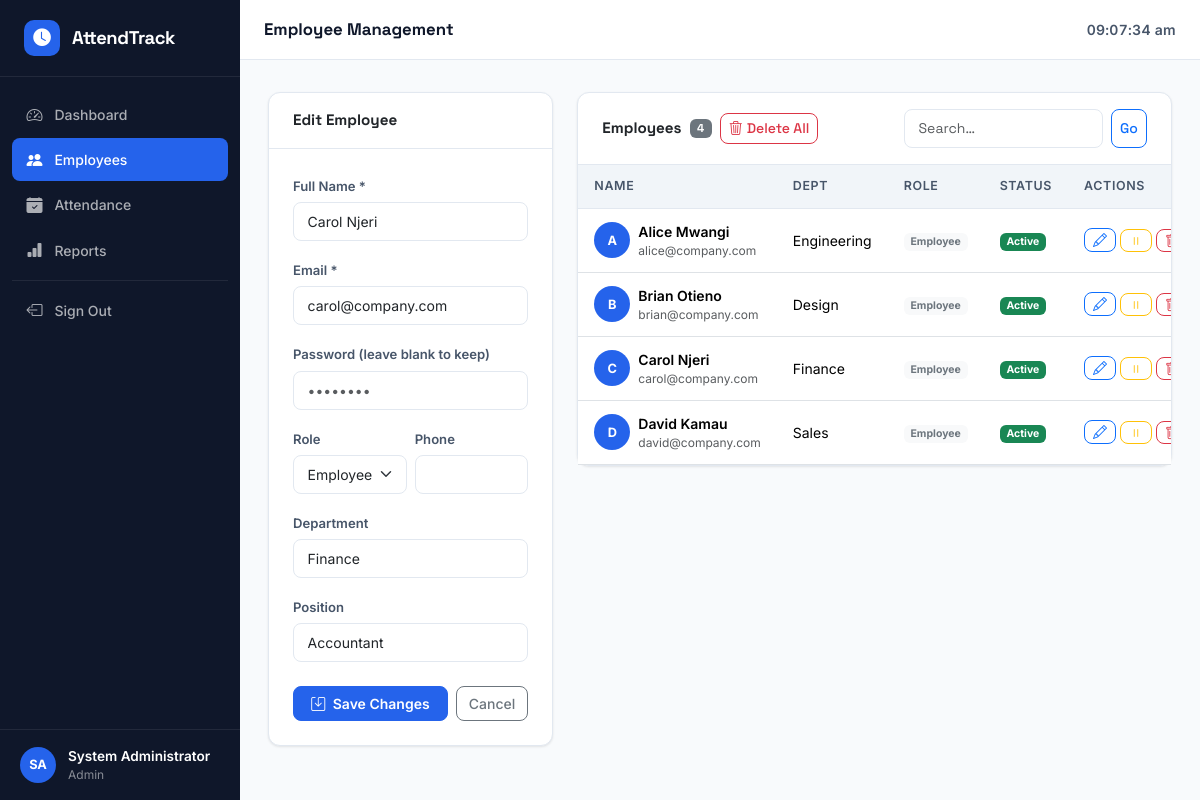
The page /admin/employees.php?edit=4 (signed in) on the database its author committed.
### tables this page shows
CREATE TABLE IF NOT EXISTS users (
  id          INT UNSIGNED AUTO_INCREMENT PRIMARY KEY,
  full_name   VARCHAR(120)  NOT NULL,
  email       VARCHAR(180)  NOT NULL UNIQUE,
  password    VARCHAR(255)  NOT NULL,
  role        ENUM('admin','employee') NOT NULL DEFAULT 'employee',
  department  VARCHAR(100)  DEFAULT NULL,
  position    VARCHAR(100)  DEFAULT NULL,
  phone       VARCHAR(30)   DEFAULT NULL,
  avatar      VARCHAR(255)  DEFAULT NULL,
  is_active   TINYINT(1)   NOT NULL DEFAULT 1,
  created_at  DATETIME     NOT NULL DEFAULT CURRENT_TIMESTAMP,
  updated_at  DATETIME     NOT NULL DEFAULT CURRENT_TIMESTAMP ON UPDATE CURRENT_TIMESTAMP
);

### includes/auth.php (called while the page is built, shortened)
<?php
require_once __DIR__ . '/db.php';
function is_logged_in(): bool {
    return !empty($_SESSION['logged_in']) && !empty($_SESSION['user_id']);
}
function current_user_id(): int {
    return (int)($_SESSION['user_id'] ?? 0);
}
function current_user(): array {
    $stmt = db_query(
        'SELECT id, full_name, email, role, department, position, avatar FROM users WHERE id = ? LIMIT 1',
        [current_user_id()]
    );
    return $stmt->fetch() ?: [];
}

### includes/db.php (called while the page is built, shortened)
<?php
class DB {
    private static ?PDO $instance = null;
    public static function get(): PDO {
        if (self::$instance === null) {
            $dsn = sprintf(
                'mysql:host=%s;port=%s;dbname=%s;charset=%s',
                DB_HOST, DB_PORT, DB_NAME, DB_CHARSET
            );
            $options = [
                PDO::ATTR_ERRMODE            => PDO::ERRMODE_EXCEPTION,
                PDO::ATTR_DEFAULT_FETCH_MODE => PDO::FETCH_ASSOC,
                PDO::ATTR_EMULATE_PREPARES   => false,
            ];
            try {
                self::$instance = new PDO($dsn, DB_USER, DB_PASS, $options);
            } catch (PDOException $e) {
                error_log('DB Connection failed: ' . $e->getMessage());
                die(json_encode(['error' => 'Database connection failed.']));
            }
        }
        return self::$instance;
    }
}
function db_query(string $sql, array $params = []): PDOStatement {
    $stmt = DB::get()->prepare($sql);
    $stmt->execute($params);
    return $stmt;
}

### admin/employees.php (the view, shortened to what this page needs)
<?php
require_once __DIR__ . '/../includes/auth.php';
$pageTitle = 'Employee Management';
$activeNav = 'emp';
$search    = trim($_GET['q'] ?? '');
$employees = db_query(
    "SELECT * FROM users WHERE role='employee' AND (full_name LIKE ? OR email LIKE ? OR department LIKE ?) ORDER BY full_name",
    ["%$search%", "%$search%", "%$search%"]
)->fetchAll();
$editing = null;
if (isset($_GET['edit'])) {
    $editing = db_query('SELECT * FROM users WHERE id=?', [(int)$_GET['edit']])->fetch();
}
include __DIR__ . '/../includes/header.php';
?>
<div class="content-inner">
  <div class="row g-4">
    <div class="col-lg-4">
      <div class="card">
        <div class="card-header"><?= $editing ? 'Edit Employee' : 'Add New Employee' ?></div>
        <div class="card-body">
          <form method="post">
            <div class="mb-3">
              <label class="form-label">Full Name *</label>
              <input type="text" name="full_name" class="form-control" required
                value="<?= htmlspecialchars($editing['full_name'] ?? '') ?>">
            </div>
            <div class="mb-3">
              <label class="form-label">Email *</label>
              <input type="email" name="email" class="form-control" required
                value="<?= htmlspecialchars($editing['email'] ?? '') ?>">
            </div>
            <div class="mb-3">
              <label class="form-label">Password <?= $editing ? '(leave blank to keep)' : '*' ?></label>
              <input type="password" name="password" class="form-control" placeholder="••••••••"
                <?= $editing ? '' : 'required' ?>>
            </div>
            <div class="row g-2 mb-3">
              <div class="col-6">
                <label class="form-label">Role</label>
                <select name="role" class="form-select">
                  <option value="employee" <?= ($editing['role'] ?? '') !== 'admin' ? 'selected' : '' ?>>Employee</option>
                </select>
              </div>
              <div class="col-6">
                <label class="form-label">Phone</label>
                <input type="tel" name="phone" class="form-control"
                  value="<?= htmlspecialchars($editing['phone'] ?? '') ?>">
              </div>
            </div>
            <div class="mb-3">
              <label class="form-label">Department</label>
              <input type="text" name="department" class="form-control"
                value="<?= htmlspecialchars($editing['department'] ?? '') ?>">
            </div>
            <div class="mb-4">
              <label class="form-label">Position</label>
              <input type="text" name="position" class="form-control"
                value="<?= htmlspecialchars($editing['position'] ?? '') ?>">
            </div>
            <div class="d-flex gap-2">
              <button type="submit" class="btn btn-primary flex-fill fw-600">
                <i class="bi bi-<?= $editing ? 'save' : 'person-plus' ?> me-1"></i>
                <?= $editing ? 'Save Changes' : 'Add Employee' ?>
              </button>
              <?php if ($editing): ?>
                <a href="<?= BASE_URL ?>/admin/employees.php" class="btn btn-outline-secondary">Cancel</a>
              <?php endif; ?>
            </div>
          </form>
        </div>
      </div>
    </div>
    <div class="col-lg-8">
      <div class="card">
        <div class="card-header d-flex justify-content-between align-items-center gap-2 flex-wrap">
          <div class="d-flex align-items-center gap-2 flex-wrap">
            Employees <span class="badge bg-secondary"><?= count($employees) ?></span>
            <?php if (!empty($employees)): ?>
              <form method="post" class="d-inline delete-all-form" onsubmit="return confirmDeleteAll()">
                <button type="submit" class="btn btn-sm btn-outline-danger">
                  <i class="bi bi-trash3 me-1"></i>Delete All
                </button>
              </form>
            <?php endif; ?>
          </div>
          <form method="get" class="d-flex gap-2 ms-auto">
            <input type="text" name="q" value="<?= htmlspecialchars($search) ?>"
              class="form-control form-control-sm" placeholder="Search…" style="min-width:140px">
            <button type="submit" class="btn btn-sm btn-outline-primary">Go</button>
          </form>
        </div>
        <div class="card-body p-0">
          <div class="table-responsive">
            <table class="table table-hover mb-0">
              <thead><tr>
                <th>Name</th><th>Dept</th><th>Role</th><th>Status</th><th>Actions</th>
              </tr></thead>
              <tbody>
                <?php if (empty($employees)): ?>
                  <tr><td colspan="5" class="text-center text-muted py-4">No employees found.</td></tr>
                <?php else: ?>
                <?php foreach ($employees as $e): ?>
                  <tr>
                    <td>
                      <div class="d-flex align-items-center gap-2">
                        <div class="avatar-sm" style="background:var(--brand-primary)">
                          <?= strtoupper(substr($e['full_name'], 0, 1)) ?>
                        </div>
                        <div>
                          <div class="fw-600"><?= htmlspecialchars($e['full_name']) ?></div>
                          <div class="text-muted" style="font-size:.75rem"><?= htmlspecialchars($e['email']) ?></div>
                        </div>
                      </div>
                    </td>
                    <td><?= htmlspecialchars($e['department'] ?? '—') ?></td>
                    <td><span class="badge <?= $e['role']==='admin'?'bg-primary':'bg-light text-secondary' ?>"><?= ucfirst($e['role']) ?></span></td>
                    <td>
                      <span class="badge <?= $e['is_active'] ? 'bg-success' : 'bg-secondary' ?>">
                        <?= $e['is_active'] ? 'Active' : 'Inactive' ?>
                      </span>
                    </td>
                    <td>
                      <div class="d-flex gap-1">
                        <a href="?edit=<?= $e['id'] ?>" class="btn btn-sm btn-outline-primary py-0 px-2">
                          <i class="bi bi-pencil"></i>
                        </a>
                        <form method="post" class="d-inline">
                          <button class="btn btn-sm <?= $e['is_active']?'btn-outline-warning':'btn-outline-success' ?> py-0 px-2">
                            <i class="bi bi-<?= $e['is_active']?'pause':'play' ?>"></i>
                          </button>
                        </form>
                        <form method="post" class="d-inline">
                          <button class="btn btn-sm btn-outline-danger py-0 px-2"
                            data-confirm="Delete <?= htmlspecialchars($e['full_name']) ?>? This cannot be undone.">
                            <i class="bi bi-trash"></i>
                          </button>
                        </form>
                      </div>
                    </td>
                  </tr>
                <?php endforeach; ?>
                <?php endif; ?>
              </tbody>
            </table>
          </div>
        </div>
      </div>
    </div>
  </div>
</div>
<?php include __DIR__ . '/../includes/footer.php'; ?>

### includes/header.php (shortened to what this page needs)
<?php
require_once __DIR__ . '/auth.php';
$user = current_user();
$role = $user['role'] ?? 'employee';
$fullName = $user['full_name'] ?? 'User';
$nameParts = array_filter(explode(' ', $fullName));
$initials = !empty($nameParts)
    ? implode('', array_map(fn($w) => strtoupper(mb_substr($w, 0, 1)), array_slice($nameParts, 0, 2)))
    : 'U';
?>
<!doctype html>
<html lang="en" data-bs-theme="light">
<head>
  <link href="https://cdn.jsdelivr.net/npm/bootstrap@5.3.3/dist/css/bootstrap.min.css" rel="stylesheet">
  <link href="https://cdn.jsdelivr.net/npm/bootstrap-icons@1.11.3/font/bootstrap-icons.min.css" rel="stylesheet">
  <link href="<?= BASE_URL ?>/assets/css/app.css" rel="stylesheet">
</head>
<body>
<div class="sidebar" id="sidebar">
  <div class="sidebar-brand">
    <span class="brand-icon"><i class="bi bi-clock-fill"></i></span>
    <span class="brand-text"><?= APP_NAME ?></span>
  </div>
  <nav class="sidebar-nav">
    <?php if ($role === 'admin'): ?>
      <a href="<?= BASE_URL ?>/admin/dashboard.php" class="nav-link <?= ($activeNav??'')==='dash'?'active':'' ?>">
        <i class="bi bi-speedometer2"></i> Dashboard
      </a>
      <a href="<?= BASE_URL ?>/admin/employees.php" class="nav-link <?= ($activeNav??'')==='emp'?'active':'' ?>">
        <i class="bi bi-people-fill"></i> Employees
      </a>
      <a href="<?= BASE_URL ?>/admin/attendance.php" class="nav-link <?= ($activeNav??'')==='att'?'active':'' ?>">
        <i class="bi bi-calendar-check-fill"></i> Attendance
      </a>
      <a href="<?= BASE_URL ?>/admin/reports.php" class="nav-link <?= ($activeNav??'')==='rep'?'active':'' ?>">
        <i class="bi bi-bar-chart-fill"></i> Reports
      </a>
      <div class="nav-divider"></div>
    <?php endif; ?>
    <a href="<?= BASE_URL ?>/api/logout.php" class="nav-link nav-link-danger">
      <i class="bi bi-box-arrow-left"></i> Sign Out
    </a>
  </nav>
  <div class="sidebar-footer">
    <div class="user-chip">
      <div class="avatar-sm"><?= $initials ?></div>
      <div class="user-info">
        <div class="user-name"><?= htmlspecialchars($user['full_name'] ?? '') ?></div>
        <div class="user-role"><?= ucfirst($role) ?></div>
      </div>
    </div>
  </div>
</div>
<div class="topbar">
  <div class="topbar-title"><?= htmlspecialchars($pageTitle ?? '') ?></div>
  <div class="topbar-right">
    <span class="live-clock" id="liveClock"></span>
  </div>
</div>
<main class="main-content">

### assets/css/app.css (style rules this page uses)
:root { --brand-primary: #2563EB; --brand-accent: #10B981; --brand-warn: #F59E0B; --brand-danger: #EF4444; --surface-0: #F8FAFC; --surface-1: #FFFFFF; --surface-2: #F1F5F9; --border: #E2E8F0; --text-primary: #0F172A; --text-secondary: #475569; --text-muted: #94A3B8; --sidebar-w: 240px; --topbar-h: 60px; --radius: 12px; --radius-sm: 8px; --shadow-sm: 0 1px 3px rgba(0,0,0,.06), 0 1px 2px rgba(0,0,0,.04); --shadow-md: 0 4px 16px rgba(0,0,0,.08); --transition: .18s ease; }
*, *::before, *::after { box-sizing: border-box; }
body { font-family: 'Inter', system-ui, sans-serif; background: var(--surface-0); color: var(--text-primary); margin: 0; overflow-x: hidden; }
.sidebar { position: fixed; inset: 0 auto 0 0; width: var(--sidebar-w); background: var(--text-primary); display: flex; flex-direction: column; z-index: 1040; transition: transform var(--transition); }
.sidebar-brand { display: flex; align-items: center; gap: .75rem; padding: 1.25rem 1.5rem; border-bottom: 1px solid rgba(255,255,255,.08); }
.brand-icon { width: 36px; height: 36px; border-radius: 10px; background: var(--brand-primary); display: grid; place-items: center; color: #fff; font-size: 1.1rem; }
.brand-text { font-family: 'Space Grotesk', sans-serif; font-weight: 700; font-size: 1.15rem; color: #fff; letter-spacing: -.02em; }
.sidebar-nav { flex: 1; padding: 1rem .75rem; overflow-y: auto; }
.sidebar-nav .nav-link { display: flex; align-items: center; gap: .75rem; padding: .6rem .9rem; border-radius: var(--radius-sm); color: rgba(255,255,255,.65); font-size: .875rem; font-weight: 500; text-decoration: none; transition: background var(--transition), color var(--transition); margin-bottom: 2px; }
.sidebar-nav .nav-link i { font-size: 1rem; flex-shrink: 0; }
.sidebar-nav .nav-link:hover, .sidebar-nav .nav-link.active { background: rgba(255,255,255,.1); color: #fff; }
.sidebar-nav .nav-link.active { background: var(--brand-primary); }
.nav-divider { height: 1px; background: rgba(255,255,255,.08); margin: .5rem 0; }
.sidebar-footer { padding: 1rem 1.25rem; border-top: 1px solid rgba(255,255,255,.08); }
.user-chip { display: flex; align-items: center; gap: .75rem; }
.avatar-sm { width: 36px; height: 36px; border-radius: 50%; background: var(--brand-primary); color: #fff; font-size: .8rem; font-weight: 700; display: grid; place-items: center; flex-shrink: 0; }
.user-info .user-name { color: #fff; font-size: .85rem; font-weight: 600; }
.user-info .user-role { color: rgba(255,255,255,.5); font-size: .75rem; }
.topbar { position: fixed; top: 0; left: var(--sidebar-w); right: 0; height: var(--topbar-h); background: var(--surface-1); border-bottom: 1px solid var(--border); display: flex; align-items: center; padding: 0 1.5rem; gap: 1rem; z-index: 1030; }
.topbar-title { font-family: 'Space Grotesk', sans-serif; font-weight: 700; font-size: 1.05rem; color: var(--text-primary); flex: 1; }
.topbar-right { display: flex; align-items: center; gap: 1rem; }
.live-clock { font-variant-numeric: tabular-nums; font-size: .875rem; font-weight: 600; color: var(--text-secondary); letter-spacing: .02em; }
.main-content { margin-left: var(--sidebar-w); padding-top: var(--topbar-h); min-height: 100vh; }
.content-inner { padding: 2rem 1.75rem; max-width: 1300px; }
.card { background: var(--surface-1); border: 1px solid var(--border); border-radius: var(--radius); box-shadow: var(--shadow-sm); }
.card-header { background: transparent; border-bottom: 1px solid var(--border); padding: 1rem 1.5rem; font-family: 'Space Grotesk', sans-serif; font-weight: 700; font-size: .95rem; }
.card-body { padding: 1.5rem; }
.table { font-size: .875rem; }
.table thead th { font-weight: 600; color: var(--text-secondary); font-size: .78rem; text-transform: uppercase; letter-spacing: .05em; background: var(--surface-2); border-bottom: 1px solid var(--border); padding: .75rem 1rem; }
.table tbody td { padding: .75rem 1rem; vertical-align: middle; }
.form-control, .form-select { border: 1px solid var(--border); border-radius: var(--radius-sm); font-size: .875rem; padding: .5rem .85rem; transition: border-color var(--transition), box-shadow var(--transition); }
.form-label { font-size: .82rem; font-weight: 600; color: var(--text-secondary); margin-bottom: .35rem; }
.btn { border-radius: var(--radius-sm); font-weight: 500; font-size: .875rem; }
.btn-primary { background: var(--brand-primary); border-color: var(--brand-primary); }
.fw-600 { font-weight: 600; }

### rows shown on the page
users: full_name "SA", full_name "System Administrator", role "Admin"
users: full_name "Carol Njeri", email "carol@company.com", role "Employee", department "Finance", position "Accountant", full_name "C", is_active "Active"
users: full_name "A", full_name "Alice Mwangi", email "alice@company.com", department "Engineering", role "Employee", is_active "Active"
users: full_name "B", full_name "Brian Otieno", email "brian@company.com", department "Design", role "Employee", is_active "Active"
users: full_name "D", full_name "David Kamau", email "david@company.com", department "Sales", role "Employee", is_active "Active"

### other values the page prints
APP_NAME "AttendTrack"
$pageTitle "Employee Management"
count($employees) "4"
